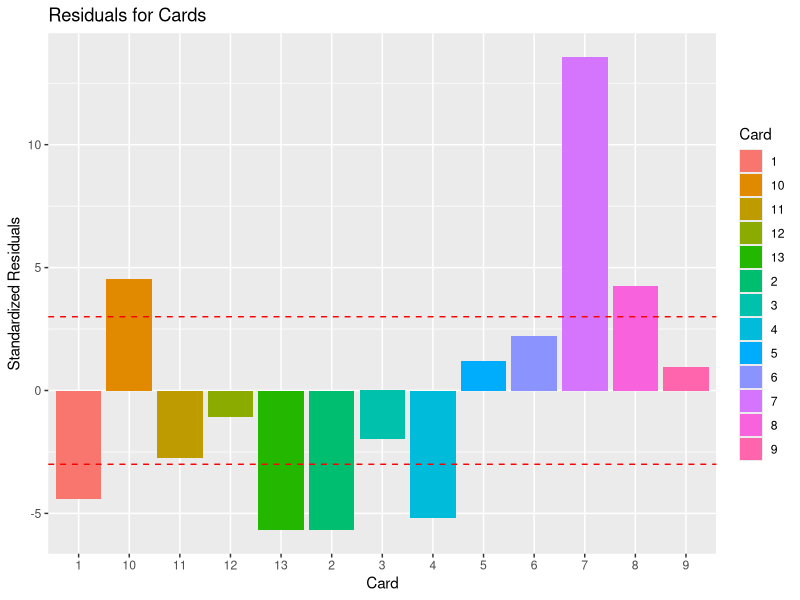
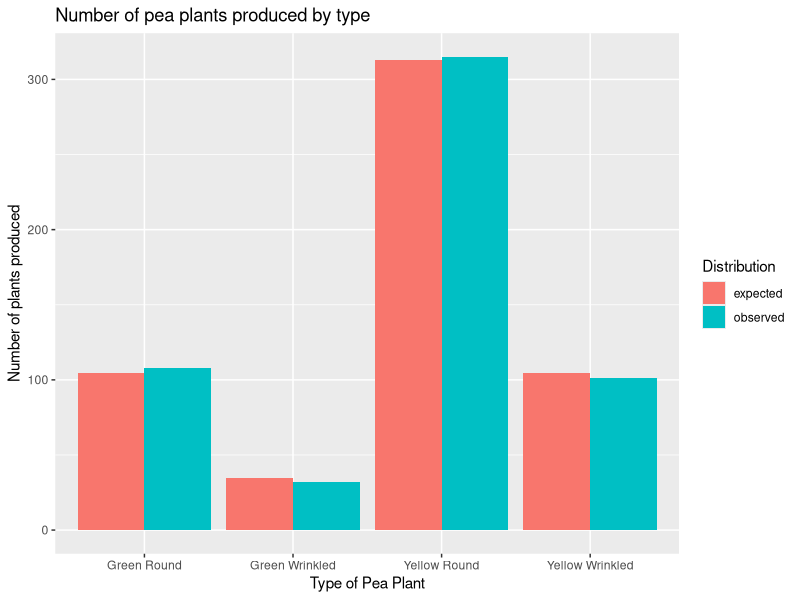

These charts were generated, in order, by the following R code:
"
****************************************************************
Name:Himani Dave
Student Number:A00178443

QMM1002 Module 8 R Assignment
****************************************************************
"
#############								   	                  
#Question #1							
#############

card <- 1:13
count <- c(27, 17, 46, 21, 71, 79, 168, 95, 69, 97, 40, 53, 17)

# a) 

#Null Hypothesis, H0: There is no difference in the number of applications for various cards.
#Alternative Hypothesis, HA: The number of applications for various cards is different.

# b) 

expected <- rep(sum(count)/length(count), length(count))

#The expected number of applications per card under the null hypothesis is 61.5.

# c) 

chisq.test(x=count, p=expected, rescale.p = TRUE)

#X-statistuc = 353.33

#d) 

qchisq(0.01, df = length(count) - 1, lower.tail = FALSE)

#At 0.01 significance level, the critical chi-value is 26.217.

# e) 

#The X-squared value is much greater than the critical chi-value for alpha = 0.01.
#Thus, we will reject the null hypothesis.
#This means that the number of applications for different types of cards is different. 

# f) 

residuals <- chisq.test(x=count, p=expected, rescale.p = TRUE)$residuals
residuals

# g) 

resid.data <- data.frame(Card = c("1", "2", "3", "4", "5", "6", "7", "8", "9", 
                                  "10", "11", "12", "13"), residuals = residuals)

library(ggplot2)
ggplot(resid.data, aes(Card, residuals, fill=Card))+
  geom_bar(stat="identity")+
  labs(x="Card", y="Standardized Residuals")+
  ggtitle("Residuals for Cards")+
  geom_hline(yintercept=c(-3, 3), linetype="dashed", color = "red")

#From the graph, we can see that cards 1, 13, 2, and 4 have less number of applications than
#the average number of applications is more than 3 standard deviations away from the mean.
#This means the numbers are unusually low. The cards 11, 12, 3 are within 3 standard deviations
#of avregae but lower. Cards, 5,6, and 9 are within 3 standard deviations but higher than the
#average. 10, 7, and 8 are greater than 3 standard deviations above the average, 
#which means they are uniusally high. Number 7 is farthest from the mean in the positive direction.
#Thus, I would recommend the company to market card number 7. 


#############								   	                  
#Question #2							
#############

observed <- c(315, 101, 108, 32)


# a) 

#Null Hypothesis, H0: The pea plants grow in the ratio 9:3:3:1 for yellow round:yellow wrinkled:green round:green wrinkled
#Alternative Hypothesis, HA: The pea plants grow a ratio different than 9:3:3:1 for yellow round:yellow wrinkled:green round:green wrinkled

# b) 

#The expected number of each phenotype is:

expected <- c(556*(9/16), 556*(3/16), 556*(3/16), 556/16)

# c) 

chisq.test(x = observed, p = expected, rescale.p = TRUE)
qchisq(0.05, df = (4-1), lower.tail = FALSE)

#Here, since chi-value is less than critical chi-value, we fail to reject the null.
#Thus, we can say that the pea plants grow in the ration 9:3:3:1 for 
#yellow round:yellow wrinkled:green round:green wrinkled

# d) 

pea.plants<-data.frame(Plant.Type=rep(c("Yellow Round", "Yellow Wrinkled", "Green Round", "Green Wrinkled"), 2), 
                     Counts=c(observed, expected), 
                     Distribution=c(rep("observed", 4), rep("expected", 4)))

ggplot(pea.plants, aes(Plant.Type, Counts, fill=Distribution))+
  geom_bar(stat="identity", position="dodge")+
  labs(x="Type of Pea Plant", y="Number of plants produced")+
  ggtitle("Number of pea plants produced by type")

#The plot confirms that the observed and the expected number of plants produced are almost
#the same. 